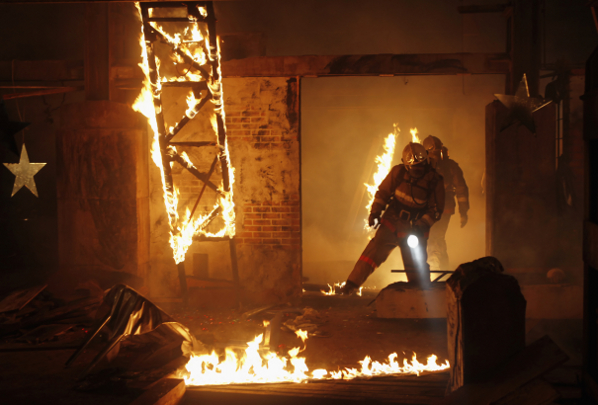
#> input picture AnkanSharma_kaggle_Fire Detection Annotated Dataset/Fire detection annotated dataset/train/11_10_19-mjs_ft_hotel-fire_19183862.jpg, 598 x 405 px, found by its file name; its folder holds only this picture in this run
$ python create_GT.py
#> lines starting #> are read from the running program, lines starting #| are printed output that depends on the picture
import cv2
import glob, os
import numpy as np
import untangle


PATH = os.path.dirname(os.path.abspath(__file__))

GT_DIR = "\\ground_truth"
TEST_DIR = "\\test"
TRAIN_DIR = "\\train"

count=0
for filename in os.listdir(PATH + TRAIN_DIR):

    if(filename.endswith(".png") or filename.endswith(".jpg")):
        #slike
        #image_rgb =  cv2.imread(PATH + TEST_DIR + "\\"+filename)
        image = cv2.imread(PATH + TRAIN_DIR + "\\"+filename,0) #uzmi sliku
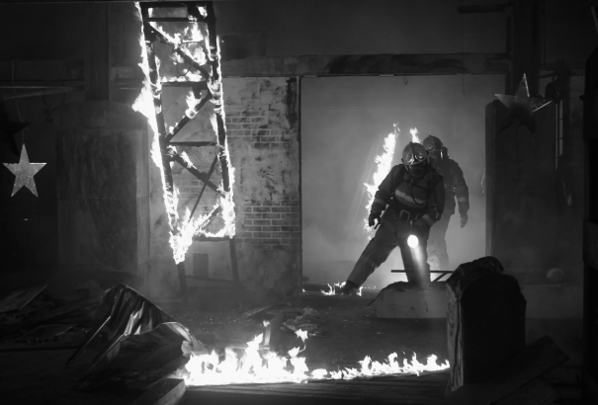
#> image: shape (405, 598); min 2, max 255, mean 63.6
        gt = image*0 #napravi je čitavu crnu
#> gt: shape (405, 598); every value is 0
        filename_xml = filename[:-4]+'.xml'
#> (the run stopped early here; a loop or call above may not have finished)

$ run again, on AnkanSharma_kaggle_Fire Detection Annotated Dataset/Fire detection annotated dataset/train/150602191030-austin-texas-dashcam-car-explosion-fire-large-169.jpg
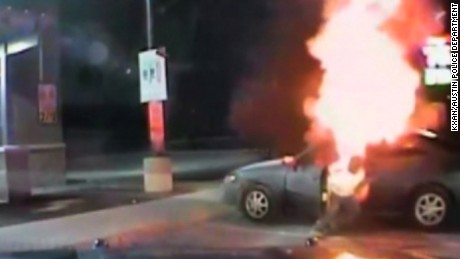
#> input picture AnkanSharma_kaggle_Fire Detection Annotated Dataset/Fire detection annotated dataset/train/150602191030-austin-texas-dashcam-car-explosion-fire-large-169.jpg, 460 x 259 px, found by its file name
#> `image = cv2.imread(PATH + TRAIN_DIR + "\\"+filename,0)`:
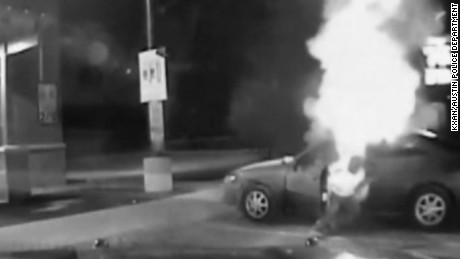
#> image: shape (259, 460); min 0, max 255, mean 96.6
#> gt: shape (259, 460); every value is 0

$ run again, on AnkanSharma_kaggle_Fire Detection Annotated Dataset/Fire detection annotated dataset/train/201307-restroom-fire-safety-fire1.jpg
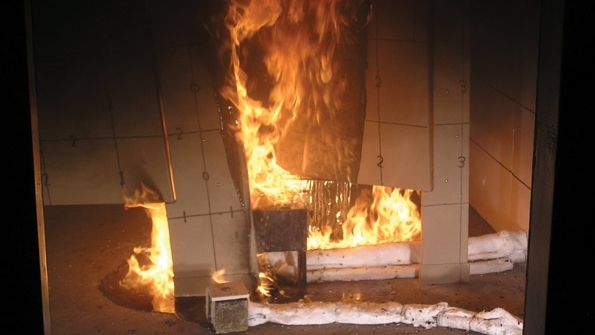
#> input picture AnkanSharma_kaggle_Fire Detection Annotated Dataset/Fire detection annotated dataset/train/201307-restroom-fire-safety-fire1.jpg, 595 x 335 px, found by its file name
#> `image = cv2.imread(PATH + TRAIN_DIR + "\\"+filename,0)`:
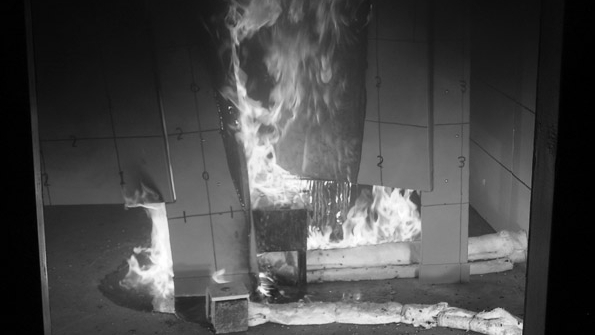
#> image: shape (335, 595); min 0, max 255, mean 73.6
#> gt: shape (335, 595); every value is 0

$ run again, on AnkanSharma_kaggle_Fire Detection Annotated Dataset/Fire detection annotated dataset/train/25A072C400000578-2951223-image-a-15_1423799067621.jpg
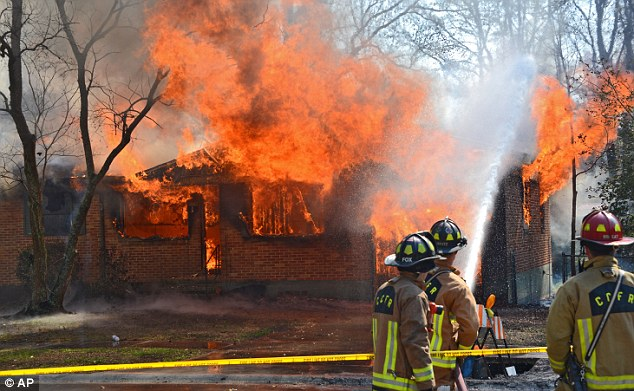
#> input picture AnkanSharma_kaggle_Fire Detection Annotated Dataset/Fire detection annotated dataset/train/25A072C400000578-2951223-image-a-15_1423799067621.jpg, 634 x 391 px, found by its file name
#> `image = cv2.imread(PATH + TRAIN_DIR + "\\"+filename,0)`:
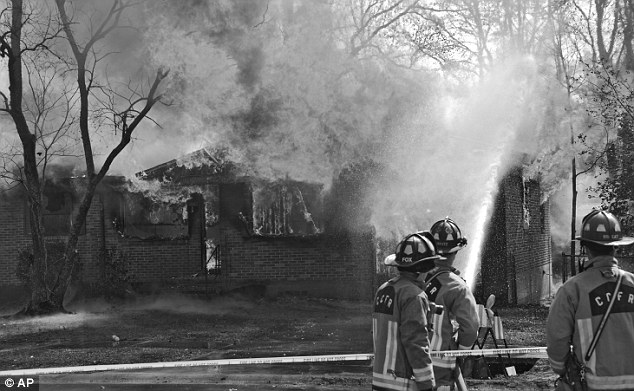
#> image: shape (391, 634); min 0, max 255, mean 112.2
#> gt: shape (391, 634); every value is 0

$ run again, on AnkanSharma_kaggle_Fire Detection Annotated Dataset/Fire detection annotated dataset/train/132343342_21n.jpg
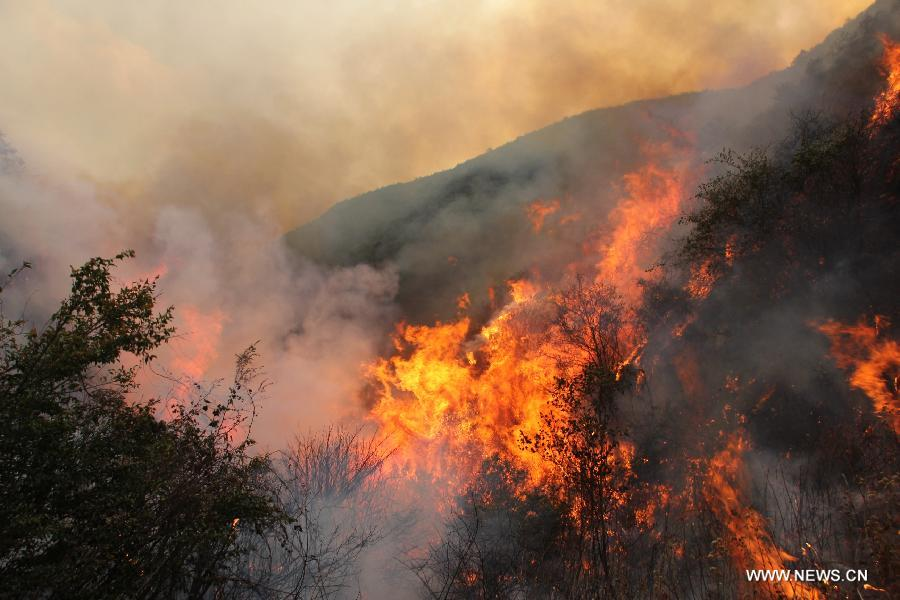
#> input picture AnkanSharma_kaggle_Fire Detection Annotated Dataset/Fire detection annotated dataset/train/132343342_21n.jpg, 900 x 600 px, found by its file name
#> `image = cv2.imread(PATH + TRAIN_DIR + "\\"+filename,0)`:
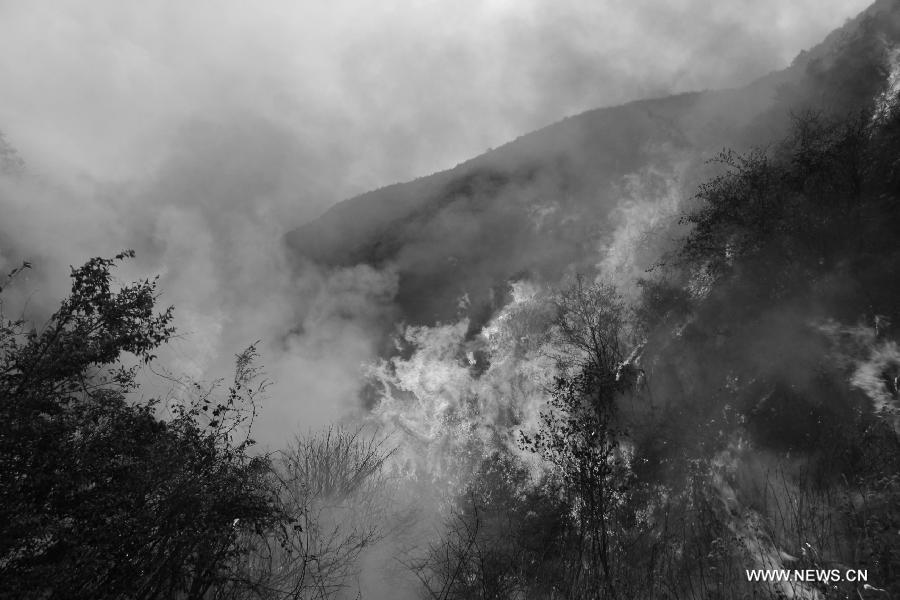
#> image: shape (600, 900); min 0, max 255, mean 105.1
#> gt: shape (600, 900); every value is 0
